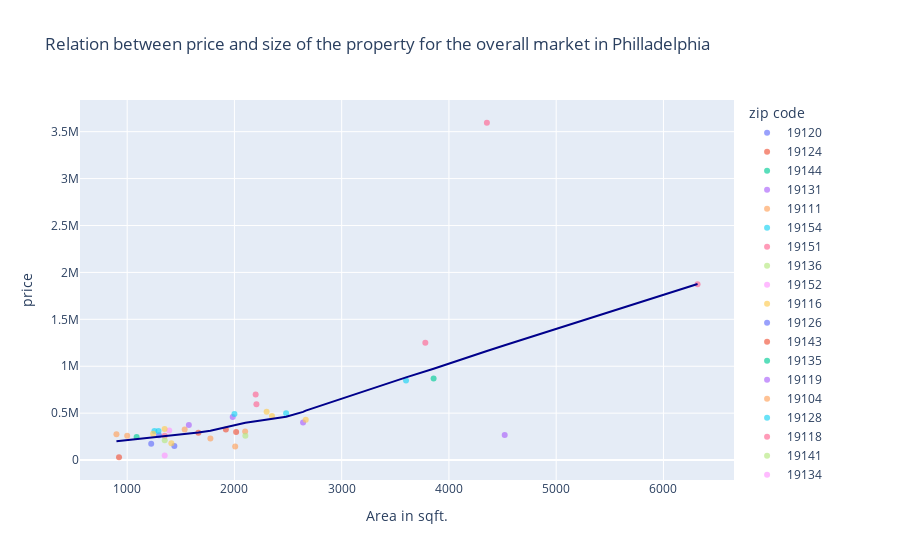

Write notebook code for a chart like this one.
### Code cell
## Fourth vizualisation: price versius area 

fig_scatter = px.scatter(
    current_price_df,
    x="Area in sqft.",
    y="price",
    opacity=0.65,
    color = "zip code",
    trendline= "lowess",
    trendline_scope= "overall",
    trendline_color_override= "darkblue",
    title = "Relation between price and size of the property for the overall market in Philladelphia",
    height = 600
    )
fig_scatter.show()

### Figure 1 — Plotly figure (JSON) as saved in the notebook; plotly's stock layout.template omitted (floating-point values rounded to 4 significant figures)
{"data": [{"hovertemplate": "zip code=19120<br>Area in sqft.=%{x}<br>price=%{y}<extra></extra>", "legendgroup": "19120", "marker": {"color": "#636efa", "opacity": 0.65, "symbol": "circle"}, "mode": "markers", "name": "19120", "orientation": "v", "showlegend": true, "type": "scatter", "x": [1440], "xaxis": "x", "y": [150000], "yaxis": "y"}, {"hovertemplate": "zip code=19124<br>Area in sqft.=%{x}<br>price=%{y}<extra></extra>", "legendgroup": "19124", "marker": {"color": "#EF553B", "opacity": 0.65, "symbol": "circle"}, "mode": "markers", "name": "19124", "orientation": "v", "showlegend": true, "type": "scatter", "x": [1920, 2016], "xaxis": "x", "y": [325000, 299900], "yaxis": "y"}, {"hovertemplate": "zip code=19144<br>Area in sqft.=%{x}<br>price=%{y}<extra></extra>", "legendgroup": "19144", "marker": {"color": "#00cc96", "opacity": 0.65, "symbol": "circle"}, "mode": "markers", "name": "19144", "orientation": "v", "showlegend": true, "type": "scatter", "x": [3857], "xaxis": "x", "y": [869000], "yaxis": "y"}, {"hovertemplate": "zip code=19131<br>Area in sqft.=%{x}<br>price=%{y}<extra></extra>", "legendgroup": "19131", "marker": {"color": "#ab63fa", "opacity": 0.65, "symbol": "circle"}, "mode": "markers", "name": "19131", "orientation": "v", "showlegend": true, "type": "scatter", "x": [4520, 2640], "xaxis": "x", "y": [267000, 399900], "yaxis": "y"}, {"hovertemplate": "zip code=19111<br>Area in sqft.=%{x}<br>price=%{y}<extra></extra>", "legendgroup": "19111", "marker": {"color": "#FFA15A", "opacity": 0.65, "symbol": "circle"}, "mode": "markers", "name": "19111", "orientation": "v", "showlegend": true, "type": "scatter", "x": [2007, 1000, 900, 1536, 2100], "xaxis": "x", "y": [144000, 259900, 274900, 324900, 305000], "yaxis": "y"}, {"hovertemplate": "zip code=19154<br>Area in sqft.=%{x}<br>price=%{y}<extra></extra>", "legendgroup": "19154", "marker": {"color": "#19d3f3", "opacity": 0.65, "symbol": "circle"}, "mode": "markers", "name": "19154", "orientation": "v", "showlegend": true, "type": "scatter", "x": [1254], "xaxis": "x", "y": [309999], "yaxis": "y"}, {"hovertemplate": "zip code=19151<br>Area in sqft.=%{x}<br>price=%{y}<extra></extra>", "legendgroup": "19151", "marker": {"color": "#FF6692", "opacity": 0.65, "symbol": "circle"}, "mode": "markers", "name": "19151", "orientation": "v", "showlegend": true, "type": "scatter", "x": [1350], "xaxis": "x", "y": [260000], "yaxis": "y"}, {"hovertemplate": "zip code=19136<br>Area in sqft.=%{x}<br>price=%{y}<extra></extra>", "legendgroup": "19136", "marker": {"color": "#B6E880", "opacity": 0.65, "symbol": "circle"}, "mode": "markers", "name": "19136", "orientation": "v", "showlegend": true, "type": "scatter", "x": [1350], "xaxis": "x", "y": [210000], "yaxis": "y"}, {"hovertemplate": "zip code=19152<br>Area in sqft.=%{x}<br>price=%{y}<extra></extra>", "legendgroup": "19152", "marker": {"color": "#FF97FF", "opacity": 0.65, "symbol": "circle"}, "mode": "markers", "name": "19152", "orientation": "v", "showlegend": true, "type": "scatter", "x": [1392], "xaxis": "x", "y": [315000], "yaxis": "y"}, {"hovertemplate": "zip code=19116<br>Area in sqft.=%{x}<br>price=%{y}<extra></extra>", "legendgroup": "19116", "marker": {"color": "#FECB52", "opacity": 0.65, "symbol": "circle"}, "mode": "markers", "name": "19116", "orientation": "v", "showlegend": true, "type": "scatter", "x": [1412, 2665, 1349, 2350, 2300], "xaxis": "x", "y": [180000, 429900, 329900, 468900, 514900], "yaxis": "y"}, {"hovertemplate": "zip code=19126<br>Area in sqft.=%{x}<br>price=%{y}<extra></extra>", "legendgroup": "19126", "marker": {"color": "#636efa", "opacity": 0.65, "symbol": "circle"}, "mode": "markers", "name": "19126", "orientation": "v", "showlegend": true, "type": "scatter", "x": [1296], "xaxis": "x", "y": [264900], "yaxis": "y"}, {"hovertemplate": "zip code=19143<br>Area in sqft.=%{x}<br>price=%{y}<extra></extra>", "legendgroup": "19143", "marker": {"color": "#EF553B", "opacity": 0.65, "symbol": "circle"}, "mode": "markers", "name": "19143", "orientation": "v", "showlegend": true, "type": "scatter", "x": [1664], "xaxis": "x", "y": [290000], "yaxis": "y"}, {"hovertemplate": "zip code=19135<br>Area in sqft.=%{x}<br>price=%{y}<extra></extra>", "legendgroup": "19135", "marker": {"color": "#00cc96", "opacity": 0.65, "symbol": "circle"}, "mode": "markers", "name": "19135", "orientation": "v", "showlegend": true, "type": "scatter", "x": [1088], "xaxis": "x", "y": [245000], "yaxis": "y"}, {"hovertemplate": "zip code=19119<br>Area in sqft.=%{x}<br>price=%{y}<extra></extra>", "legendgroup": "19119", "marker": {"color": "#ab63fa", "opacity": 0.65, "symbol": "circle"}, "mode": "markers", "name": "19119", "orientation": "v", "showlegend": true, "type": "scatter", "x": [1984, 1575], "xaxis": "x", "y": [458900, 375000], "yaxis": "y"}, {"hovertemplate": "zip code=19104<br>Area in sqft.=%{x}<br>price=%{y}<extra></extra>", "legendgroup": "19104", "marker": {"color": "#FFA15A", "opacity": 0.65, "symbol": "circle"}, "mode": "markers", "name": "19104", "orientation": "v", "showlegend": true, "type": "scatter", "x": [1776], "xaxis": "x", "y": [229999], "yaxis": "y"}, {"hovertemplate": "zip code=19128<br>Area in sqft.=%{x}<br>price=%{y}<extra></extra>", "legendgroup": "19128", "marker": {"color": "#19d3f3", "opacity": 0.65, "symbol": "circle"}, "mode": "markers", "name": "19128", "orientation": "v", "showlegend": true, "type": "scatter", "x": [3600, 1292, 2000, 2482], "xaxis": "x", "y": [849000, 309900, 489900, 499900], "yaxis": "y"}, {"hovertemplate": "zip code=19118<br>Area in sqft.=%{x}<br>price=%{y}<extra></extra>", "legendgroup": "19118", "marker": {"color": "#FF6692", "opacity": 0.65, "symbol": "circle"}, "mode": "markers", "name": "19118", "orientation": "v", "showlegend": true, "type": "scatter", "x": [2198, 4354, 6318, 2205, 3780], "xaxis": "x", "y": [699000, 3595000, 1875000, 595000, 1250000], "yaxis": "y"}, {"hovertemplate": "zip code=19141<br>Area in sqft.=%{x}<br>price=%{y}<extra></extra>", "legendgroup": "19141", "marker": {"color": "#B6E880", "opacity": 0.65, "symbol": "circle"}, "mode": "markers", "name": "19141", "orientation": "v", "showlegend": true, "type": "scatter", "x": [2102], "xaxis": "x", "y": [260000], "yaxis": "y"}, {"hovertemplate": "zip code=19134<br>Area in sqft.=%{x}<br>price=%{y}<extra></extra>", "legendgroup": "19134", "marker": {"color": "#FF97FF", "opacity": 0.65, "symbol": "circle"}, "mode": "markers", "name": "19134", "orientation": "v", "showlegend": true, "type": "scatter", "x": [1350], "xaxis": "x", "y": [49900], "yaxis": "y"}, {"hovertemplate": "zip code=19127<br>Area in sqft.=%{x}<br>price=%{y}<extra></extra>", "legendgroup": "19127", "marker": {"color": "#FECB52", "opacity": 0.65, "symbol": "circle"}, "mode": "markers", "name": "19127", "orientation": "v", "showlegend": true, "type": "scatter", "x": [1242], "xaxis": "x", "y": [280000], "yaxis": "y"}, {"hovertemplate": "zip code=19114<br>Area in sqft.=%{x}<br>price=%{y}<extra></extra>", "legendgroup": "19114", "marker": {"color": "#636efa", "opacity": 0.65, "symbol": "circle"}, "mode": "markers", "name": "19114", "orientation": "v", "showlegend": true, "type": "scatter", "x": [1224], "xaxis": "x", "y": [175000], "yaxis": "y"}, {"hovertemplate": "zip code=19132<br>Area in sqft.=%{x}<br>price=%{y}<extra></extra>", "legendgroup": "19132", "marker": {"color": "#EF553B", "opacity": 0.65, "symbol": "circle"}, "mode": "markers", "name": "19132", "orientation": "v", "showlegend": true, "type": "scatter", "x": [924], "xaxis": "x", "y": [30000], "yaxis": "y"}, {"hovertemplate": "<b>LOWESS trendline</b><br><br>Area in sqft.=%{x}<br>price=%{y} <b>(trend)</b><extra></extra>", "legendgroup": "Overall Trendline", "line": {"color": "darkblue"}, "mode": "lines", "name": "Overall Trendline", "showlegend": true, "type": "scatter", "x": [900, 924, 1000, 1088, 1224, 1242, 1254, 1292, 1296, 1349, 1350, 1350, 1350, 1392, 1412, 1440, 1536, 1575, 1664, 1776, 1920, 1984, 2000, 2007, 2016, 2100, 2102, 2198, 2205, 2300, 2350, 2482, 2640, 2665, 3600, 3780, 3857, 4354, 4520, 6318], "xaxis": "x", "y": [201600.0, 204400.0, 213100.0, 223200.0, 239200.0, 241300.0, 242700.0, 247300.0, 247800.0, 254100.0, 254200.0, 254200.0, 254200.0, 259100.0, 261300.0, 264300.0, 276100.0, 281500.0, 293200.0, 312000.0, 352900.0, 370200.0, 374900.0, 376800.0, 379200.0, 396300.0, 396700.0, 412600.0, 413800.0, 430000.0, 438800.0, 462200.0, 513600.0, 526900.0, 881200.0, 945200.0, 973000.0, 1162000.0, 1223000.0, 1876000.0], "yaxis": "y"}], "layout": {"autosize": true, "legend": {"title": {"text": "zip code"}, "tracegroupgap": 0}, "title": {"text": "Relation between price and size of the property for the overall market in Philladelphia"}, "xaxis": {"anchor": "y", "autorange": true, "domain": [0, 1], "range": [568.2, 6650.0], "title": {"text": "Area in sqft."}, "type": "linear"}, "yaxis": {"anchor": "x", "autorange": true, "domain": [0, 1], "range": [-208100.0, 3833000.0], "title": {"text": "price"}, "type": "linear"}}}
